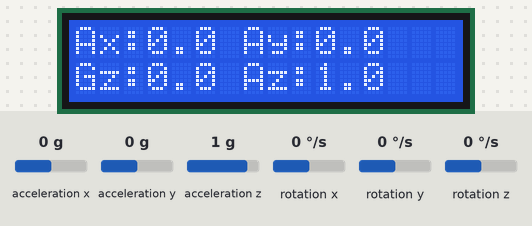
The sketch below on a simulated Arduino Uno, built with avr-gcc and run on an emulated ATmega328P. Parts: 16×2 character LCD. Inputs (shaded band) come from the test bench; at power-on: acceleration x 0 g, acceleration y 0 g, acceleration z 1 g, rotation z 0 °/s, rotation x 0 °/s, rotation y 0 °/s.

Above: at 2.2 s.
2.3 s: acceleration x set to -1.4 g
At 3.2 s:
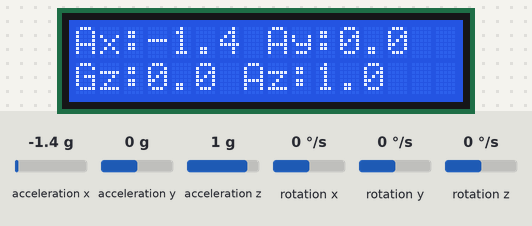
3.9 s: acceleration y set to -1.4 g
At 5.6 s:
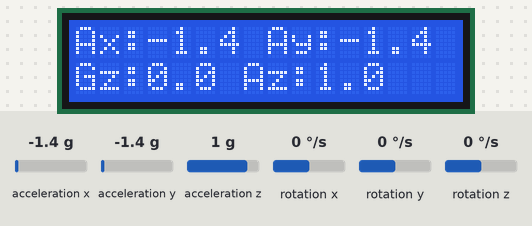
5.9 s: acceleration z set to -1.4 g
At 7.1 s:
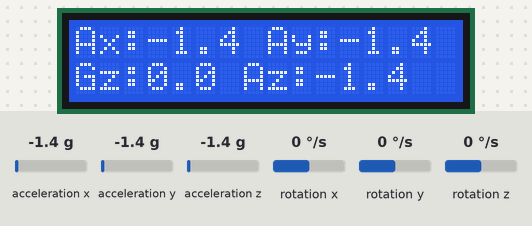
8.0 s: rotation z set to -192 °/s
At 9.6 s:
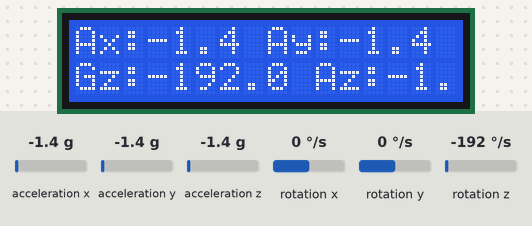
Timing chart, 0 to 11.1 s (numbered marks = the images above; inputs shaded):
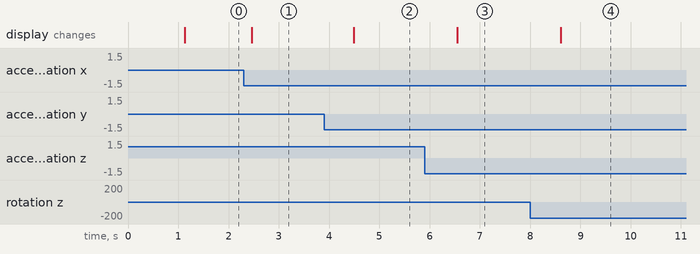

Measured:
- after the input at 2.3 s, the display: changes after 0.16 s (image 1)
- after the input at 3.9 s, the display: changes after 0.59 s (image 2)
- after the input at 5.9 s, the display: changes after 0.65 s (image 3)
- after the input at 8.0 s, the display: changes after 0.61 s (image 4)

The sketch:

main.ino
```cpp
#include <Wire.h>
#include <LiquidCrystal_I2C.h>
#include <SoftwareSerial.h>
#include "sensors.h"

// LCD (I2C address 0x27, 16x2)
LiquidCrystal_I2C lcd(0x27, 16, 2);

// Bluetooth (HC-05)
SoftwareSerial btSerial(10, 11); // RX, TX

void setup() {
  Serial.begin(9600);
  btSerial.begin(9600);

  // LCD initialization
  lcd.begin(16, 2);
  lcd.backlight();
  lcd.setCursor(0, 0);
  lcd.print("Initializing");

  // Initialize sensors (CALL)
  initSensors();

  lcd.clear();
  lcd.print("System Ready");
  delay(1000);
  lcd.clear();
}

void loop() {
  // Read sensor data (CALL)
  SensorData data = readSensors();

  // Display data on LCD
  lcd.setCursor(0, 0);
  lcd.print("Ax:");
  lcd.print(data.ax, 1);
  lcd.print(" Ay:");
  lcd.print(data.ay, 1);

  lcd.setCursor(0, 1);
  lcd.print("Gz:");
  lcd.print(data.gz, 1);
  lcd.print(" Az:");
  lcd.print(data.az, 1);

  // Send data via Bluetooth
  btSerial.println("---- Sensor Data ----");

  btSerial.print("MPU Accel (g): ");
  btSerial.print(data.ax); btSerial.print(", ");
  btSerial.print(data.ay); btSerial.print(", ");
  btSerial.println(data.az);

  btSerial.print("MPU Gyro (deg/s): ");
  btSerial.print(data.gx); btSerial.print(", ");
  btSerial.print(data.gy); btSerial.print(", ");
  btSerial.println(data.gz);

  btSerial.print("ADXL Accel (m/s^2): ");
  btSerial.print(data.adxl_x); btSerial.print(", ");
  btSerial.print(data.adxl_y); btSerial.print(", ");
  btSerial.println(data.adxl_z);

  btSerial.println();
  delay(500);
}
```

sensors.cpp
```cpp
#include "sensors.h"
#include <Wire.h>

// Sensor objects
MPU6050 mpu;
Adafruit_ADXL345_Unified accel = Adafruit_ADXL345_Unified(12345);

void initSensors() {
  Wire.begin();

  // Initialize MPU6050
  mpu.initialize();

  // Initialize ADXL345
  accel.begin();
}

SensorData readSensors() {
  SensorData data;

  int16_t ax, ay, az, gx, gy, gz;
  mpu.getMotion6(&ax, &ay, &az, &gx, &gy, &gz);

  sensors_event_t event;
  accel.getEvent(&event);

  // Convert raw MPU6050 values
  data.ax = ax / 16384.0;
  data.ay = ay / 16384.0;
  data.az = az / 16384.0;

  data.gx = gx / 131.0;
  data.gy = gy / 131.0;
  data.gz = gz / 131.0;

  // ADXL345 values
  data.adxl_x = event.acceleration.x;
  data.adxl_y = event.acceleration.y;
  data.adxl_z = event.acceleration.z;

  return data;
}
```

sensors.h
```cpp
#ifndef SENSORS_H
#define SENSORS_H

#include <MPU6050.h>
#include <Adafruit_ADXL345_U.h>
#include <Adafruit_Sensor.h>

// Structure to store all sensor outputs
struct SensorData {
  float ax, ay, az;
  float gx, gy, gz;
  float adxl_x, adxl_y, adxl_z;
};

// Function declarations
void initSensors();
SensorData readSensors();

#endif
```
